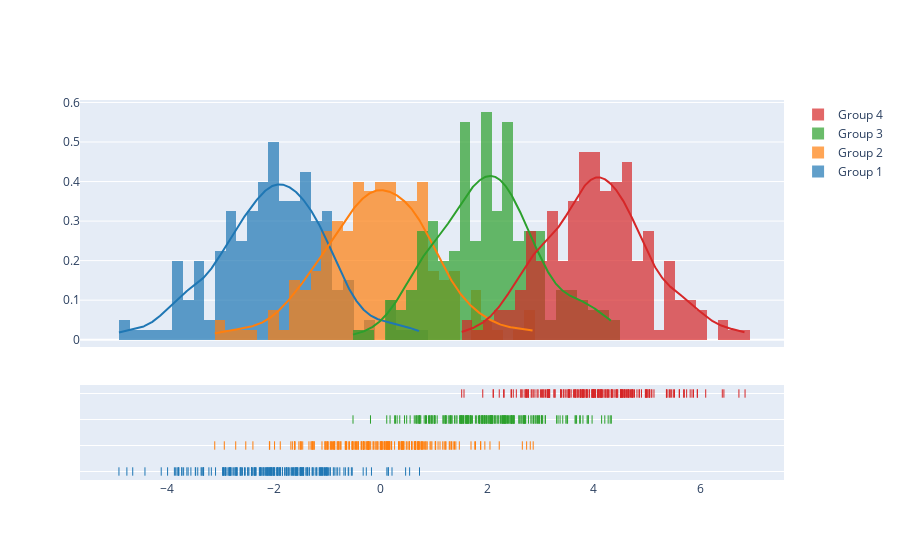

Notebook cell for this chart:
### Code cell
import plotly.figure_factory as ff

# Add histogram data
x1 = np.random.randn(200) - 2
x2 = np.random.randn(200)
x3 = np.random.randn(200) + 2
x4 = np.random.randn(200) + 4

# Group data together
hist_data = [x1, x2, x3, x4]

group_labels = ['Group 1', 'Group 2', 'Group 3', 'Group 4']

# Create distplot with custom bin_size
fig = ff.create_distplot(hist_data, group_labels, bin_size=.2)
fig.show()

### Figure 1 — Plotly figure (JSON) as saved in the notebook; plotly's stock layout.template omitted (floating-point values rounded to 4 significant figures; data arrays with more than 128 entries replaced by an {"elided": "..."} marker saying what was removed)
{"data": [{"autobinx": false, "histnorm": "probability density", "legendgroup": "Group 1", "marker": {"color": "rgb(31, 119, 180)"}, "name": "Group 1", "opacity": 0.7, "type": "histogram", "x": {"elided": "200 float values"}, "xaxis": "x", "xbins": {"end": 0.7328, "size": 0.2, "start": -4.901}, "yaxis": "y"}, {"autobinx": false, "histnorm": "probability density", "legendgroup": "Group 2", "marker": {"color": "rgb(255, 127, 14)"}, "name": "Group 2", "opacity": 0.7, "type": "histogram", "x": {"elided": "200 float values"}, "xaxis": "x", "xbins": {"end": 2.864, "size": 0.2, "start": -3.106}, "yaxis": "y"}, {"autobinx": false, "histnorm": "probability density", "legendgroup": "Group 3", "marker": {"color": "rgb(44, 160, 44)"}, "name": "Group 3", "opacity": 0.7, "type": "histogram", "x": {"elided": "200 float values"}, "xaxis": "x", "xbins": {"end": 4.328, "size": 0.2, "start": -0.5137}, "yaxis": "y"}, {"autobinx": false, "histnorm": "probability density", "legendgroup": "Group 4", "marker": {"color": "rgb(214, 39, 40)"}, "name": "Group 4", "opacity": 0.7, "type": "histogram", "x": {"elided": "200 float values"}, "xaxis": "x", "xbins": {"end": 6.835, "size": 0.2, "start": 1.524}, "yaxis": "y"}, {"legendgroup": "Group 1", "marker": {"color": "rgb(31, 119, 180)"}, "mode": "lines", "name": "Group 1", "showlegend": false, "type": "scatter", "x": {"elided": "500 float values"}, "xaxis": "x", "y": {"elided": "500 float values"}, "yaxis": "y"}, {"legendgroup": "Group 2", "marker": {"color": "rgb(255, 127, 14)"}, "mode": "lines", "name": "Group 2", "showlegend": false, "type": "scatter", "x": {"elided": "500 float values"}, "xaxis": "x", "y": {"elided": "500 float values"}, "yaxis": "y"}, {"legendgroup": "Group 3", "marker": {"color": "rgb(44, 160, 44)"}, "mode": "lines", "name": "Group 3", "showlegend": false, "type": "scatter", "x": {"elided": "500 float values"}, "xaxis": "x", "y": {"elided": "500 float values"}, "yaxis": "y"}, {"legendgroup": "Group 4", "marker": {"color": "rgb(214, 39, 40)"}, "mode": "lines", "name": "Group 4", "showlegend": false, "type": "scatter", "x": {"elided": "500 float values"}, "xaxis": "x", "y": {"elided": "500 float values"}, "yaxis": "y"}, {"legendgroup": "Group 1", "marker": {"color": "rgb(31, 119, 180)", "symbol": "line-ns-open"}, "mode": "markers", "name": "Group 1", "showlegend": false, "type": "scatter", "x": {"elided": "200 float values"}, "xaxis": "x", "y": {"elided": "200 str values"}, "yaxis": "y2"}, {"legendgroup": "Group 2", "marker": {"color": "rgb(255, 127, 14)", "symbol": "line-ns-open"}, "mode": "markers", "name": "Group 2", "showlegend": false, "type": "scatter", "x": {"elided": "200 float values"}, "xaxis": "x", "y": {"elided": "200 str values"}, "yaxis": "y2"}, {"legendgroup": "Group 3", "marker": {"color": "rgb(44, 160, 44)", "symbol": "line-ns-open"}, "mode": "markers", "name": "Group 3", "showlegend": false, "type": "scatter", "x": {"elided": "200 float values"}, "xaxis": "x", "y": {"elided": "200 str values"}, "yaxis": "y2"}, {"legendgroup": "Group 4", "marker": {"color": "rgb(214, 39, 40)", "symbol": "line-ns-open"}, "mode": "markers", "name": "Group 4", "showlegend": false, "type": "scatter", "x": {"elided": "200 float values"}, "xaxis": "x", "y": {"elided": "200 str values"}, "yaxis": "y2"}], "layout": {"barmode": "overlay", "hovermode": "closest", "legend": {"traceorder": "reversed"}, "xaxis": {"anchor": "y2", "domain": [0.0, 1.0], "zeroline": false}, "yaxis": {"anchor": "free", "domain": [0.35, 1], "position": 0.0}, "yaxis2": {"anchor": "x", "domain": [0, 0.25], "dtick": 1, "showticklabels": false}}}
